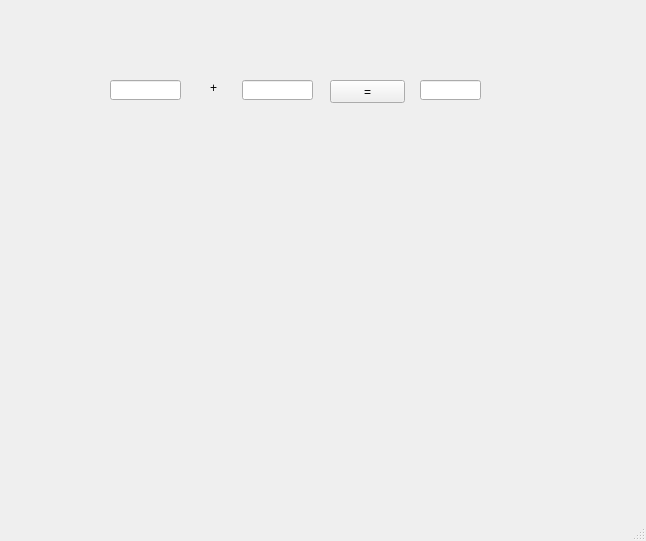
<?xml version="1.0" encoding="UTF-8"?>
<ui version="4.0">
 <class>MainWindow</class>
 <widget class="QMainWindow" name="MainWindow">
  <property name="geometry">
   <rect>
    <x>0</x>
    <y>0</y>
    <width>646</width>
    <height>541</height>
   </rect>
  </property>
  <property name="windowTitle">
   <string>MainWindow</string>
  </property>
  <widget class="QWidget" name="centralwidget">
   <widget class="QLineEdit" name="leA">
    <property name="geometry">
     <rect>
      <x>110</x>
      <y>80</y>
      <width>71</width>
      <height>20</height>
     </rect>
    </property>
   </widget>
   <widget class="QLineEdit" name="leB">
    <property name="geometry">
     <rect>
      <x>242</x>
      <y>80</y>
      <width>71</width>
      <height>20</height>
     </rect>
    </property>
   </widget>
   <widget class="QLineEdit" name="leC">
    <property name="geometry">
     <rect>
      <x>420</x>
      <y>80</y>
      <width>61</width>
      <height>20</height>
     </rect>
    </property>
   </widget>
   <widget class="QLabel" name="label">
    <property name="geometry">
     <rect>
      <x>210</x>
      <y>80</y>
      <width>16</width>
      <height>16</height>
     </rect>
    </property>
    <property name="text">
     <string>+</string>
    </property>
   </widget>
   <widget class="QPushButton" name="pb">
    <property name="geometry">
     <rect>
      <x>330</x>
      <y>80</y>
      <width>75</width>
      <height>23</height>
     </rect>
    </property>
    <property name="text">
     <string>=</string>
    </property>
   </widget>
  </widget>
  <widget class="QMenuBar" name="menubar">
   <property name="geometry">
    <rect>
     <x>0</x>
     <y>0</y>
     <width>646</width>
     <height>21</height>
    </rect>
   </property>
  </widget>
  <widget class="QStatusBar" name="statusbar"/>
 </widget>
 <resources/>
 <connections/>
</ui>
